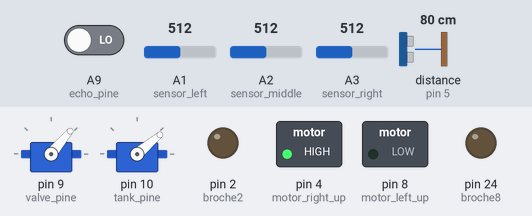
Simulated run of this sketch. Board: Arduino Mega 2560, built with avr-gcc and run on an emulated ATmega2560. Shown: 2 × servo, switched loads named in the sketch (green lamp = pin HIGH), output pins drawn as LEDs (lit = HIGH). Dashed ring = blinking. The test bench sets the inputs (shaded band); at power-on: A1 (sensor_left) = 512, A3 (sensor_right) = 512, A2 (sensor_middle) = 512, A9 (echo_pine) LOW, distance to the obstacle (sensor on pin 5) 80 cm. The echo pulse lasts 58.3 µs per cm; pins used as bus, display or sensor lines are not drawn.

Above: at 1.2 s.
1.3 s: A1 (sensor_left) set to 483
At 5.8 s:
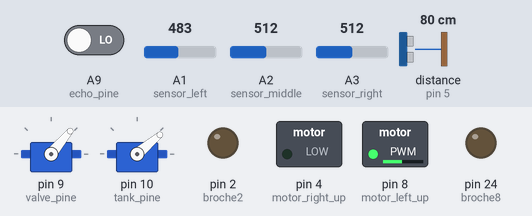
8.5 s: A3 (sensor_right) set to 482
12.0 s: A2 (sensor_middle) set to 490
At 13.8 s:
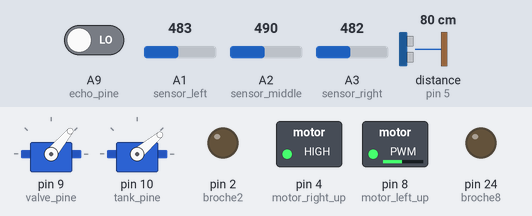
17.5 s: A1 (sensor_left) set to 510
At 18.8 s:
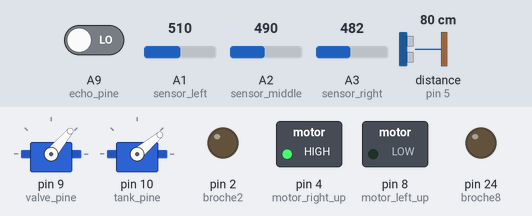
21.0 s: A2 (sensor_middle) set to 510
At 22.8 s:
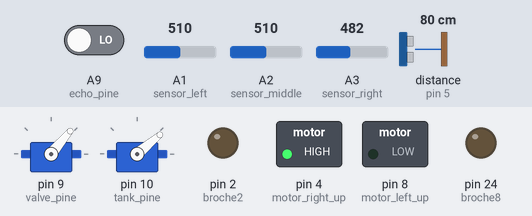
26.5 s: A3 (sensor_right) set to 510
At 28.5 s:
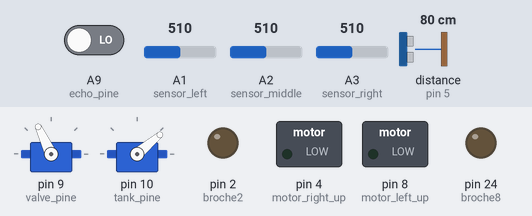
Timing chart, 0 to 51.4 s (numbered marks = the images above; inputs shaded):
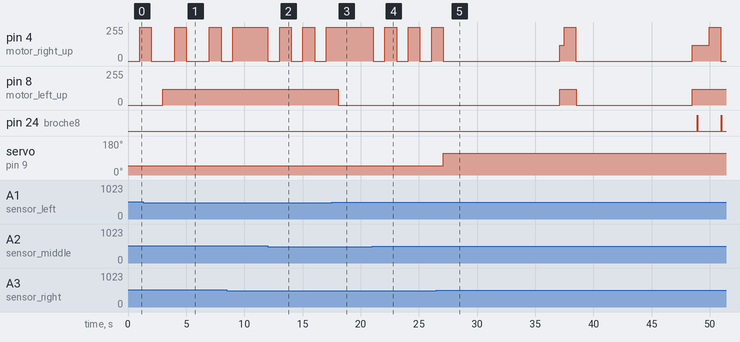

Measured:
- the behaviour switches between 501 and 500 on A1 (sensor_left) (found by bisection; images 0 and 1)
- the behaviour switches between 501 and 500 on A2 (sensor_middle) (found by bisection; images 1 and 2)
- after the input at 1.3 s, pin 8 (motor_left_up): 0/255 → 120/255 after 1.7 s; servo on pin 9 (valve_pine): stays 50° (without the input it goes to 115° after 1.7 s)
- after the input at 12.0 s, pin 4 (motor_right_up): alternates 255/255 for 1.0 s and 0/255 for 1.0 s, starting at once
- after the input at 17.5 s, pin 4 (motor_right_up): stays 255/255 (without the input it goes to 0/255 after 0.55 s); pin 8 (motor_left_up): 120/255 → 0/255 after 0.55 s
- after the input at 21.0 s, pin 4 (motor_right_up): alternates 255/255 for 1.0 s and 0/255 for 1.0 s, starting after 0.08 s
- after the input at 26.5 s, pin 8 (motor_left_up): 0/255 → 120/255 after 10.6 s, → 0/255 1.4 s later, → 120/255 10.0 s later; pin 24 (broche8): alternates HIGH for 0.05 s and LOW for 2.0 s, starting after 22.4 s; servo on pin 9 (valve_pine): 50° → 115° after 0.60 s
- by itself, pin 4 (motor_right_up): alternates 255/255 for 1.0 s and 0/255 for 2.0 s

The sketch:

final_code.ino
```cpp
//include biblio de servo motors
#include <Servo.h>

//define pin of arduino Mega
#define sensor_left A1
#define sensor_middle A2
#define sensor_right A3
#define valve_pine 9
#define tank_pine 10
#define trig_pine 29
#define echo_pine A9
#define broche2 2
#define broche8 24
#define motor_left_up 8
#define motor_left_down 9
#define motor_right_up 4
#define motor_right_down 5
#define threshold 500
#define S0 13
#define S1 12
#define S2 4
#define S3 7
#define sensorOut 5

//define variables
Servo valve;
Servo tank;
int pos=50;
int pos1=40;
int i=0;
int j=0;
int b=0;
int R=0;
int B=0;
int G=0;
int duration=0;
int distance=0;

//define functions
void Red()
{
  digitalWrite(S2, LOW);
  digitalWrite(S3, LOW);
  R = (pulseIn(sensorOut, LOW));
}

void Green()
{
  digitalWrite(S2, HIGH);
  digitalWrite(S3, HIGH);
  G = pulseIn(sensorOut, LOW);
}

void Blue()
{
  digitalWrite(S2, LOW);
  digitalWrite(S3, HIGH);
  B = pulseIn(sensorOut, LOW);
}

int read_color()
{
  if ((R>10 && G>10 && B>10))
    return (1);
 else
 return(0);
}

void robot_moving_forward ()
{
  analogWrite( motor_left_up,120);
  analogWrite(motor_right_up,120);
  analogWrite( motor_left_down,0);
  analogWrite(motor_right_down,0);
}

void robot_turn_right()
{
  analogWrite( motor_left_up,0);
  analogWrite(motor_right_up,120);
  analogWrite( motor_left_down,0);
  analogWrite(motor_right_down,0);
}

void robot_turn_left ()
{
  analogWrite( motor_left_up,120);
  analogWrite(motor_right_up,0);
  analogWrite( motor_left_down,0);
  analogWrite(motor_right_down,0);
}

void stopMotors()
{
  analogWrite( motor_left_up,0);
  analogWrite(motor_right_up,0);
  analogWrite( motor_left_down,0);
  analogWrite(motor_right_down,0);
}

int read_one_sensor(int pin)
{
  if ( analogRead ( pin ) > threshold )
        return(1);
  else
        return(0);
}

int read_sensors()
{
  return (read_one_sensor(sensor_left)*100+read_one_sensor(sensor_middle)*10+read_one_sensor(sensor_right));
}

//define configurations and initialisations
void setup() {
  pinMode(broche2, OUTPUT);
  pinMode(broche8, OUTPUT);
  valve.attach(valve_pine);
  valve.write(pos);
  tank.attach(tank_pine);
  tank.write(pos1);
  pinMode( motor_left_up,OUTPUT);
  pinMode( motor_left_down,OUTPUT);
  pinMode(motor_right_up,OUTPUT);
  pinMode(motor_right_down,OUTPUT);
  pinMode(sensor_left,INPUT);
  pinMode(sensor_middle,INPUT);
  pinMode(sensor_right,INPUT);
  pinMode(S0, OUTPUT);
  pinMode(S1, OUTPUT);
  pinMode(S2, OUTPUT);
  pinMode(S3, OUTPUT);
  pinMode(sensorOut, INPUT);
  digitalWrite(S0,HIGH);
  digitalWrite(S1,HIGH);
  pinMode(broche8,OUTPUT);
  pinMode(echo_pine,INPUT);
  Serial.begin(9600);
}

//function loop
void loop() {

//reed color sensor
Red();
Green();
Blue();

//if the robot doesn't attain the second black line yet
if(i<2)
{
       //if the robot attain the green square
       if (read_color()==1)
       {
                stopMotors();
                digitalWrite(broche8,HIGH);
                tank.write(140);
                delay(3000);
                tank.write(pos1);
                digitalWrite(broche8,LOW);
                robot_moving_forward();
                delay(400);
       }

       //else
       b=read_sensors();
       switch(b)
       {
                case(1):
                {
                robot_turn_left();
                break;
                }
                case(10):
                {
                robot_moving_forward();
                break;
                }
                case(11):
                {
                robot_turn_left();
                break;
                }
                case(100):
                {
                robot_turn_right();
                break;
                }
                case(111):
                {
                i++;
                stopMotors();
                valve.write(pos+65);
                delay (10000);
                robot_moving_forward();
                delay(400);
                break;
                }

       }

}
//if the robot attain the second black line
if(i==2)
{
       //if it's white
       if((read_color()==0))
       {
                digitalWrite(broche8,HIGH);
                delay(50);
                digitalWrite(broche8,LOW);
                duration=pulseIn(echo_pine,HIGH);
                distance=(duration/2)/29.1;
                if(distance<4)
                    robot_turn_left();
                if(distance>6)
                    robot_turn_right();
                if((distance<6)&&(distance>4))
                    robot_moving_forward();
       }

       //if the robot attain the red line
       if((read_color()==1)&&(j==0))
       {
                stopMotors();
                digitalWrite(broche2, HIGH);
                delay(5000);
                digitalWrite(broche2,LOW);
                robot_moving_forward();
                delay(400);
                j++;
       }

       //if the robot attain the green line
       if((read_color()==1)&&(j==1))
       {
                stopMotors();
                digitalWrite(broche8,HIGH);
                tank.write(140);
                delay(3000);
                tank.write(pos1);
                analogWrite(broche8,LOW);
                while(1) {}                    //end of the circuit
       }
}
}
```
